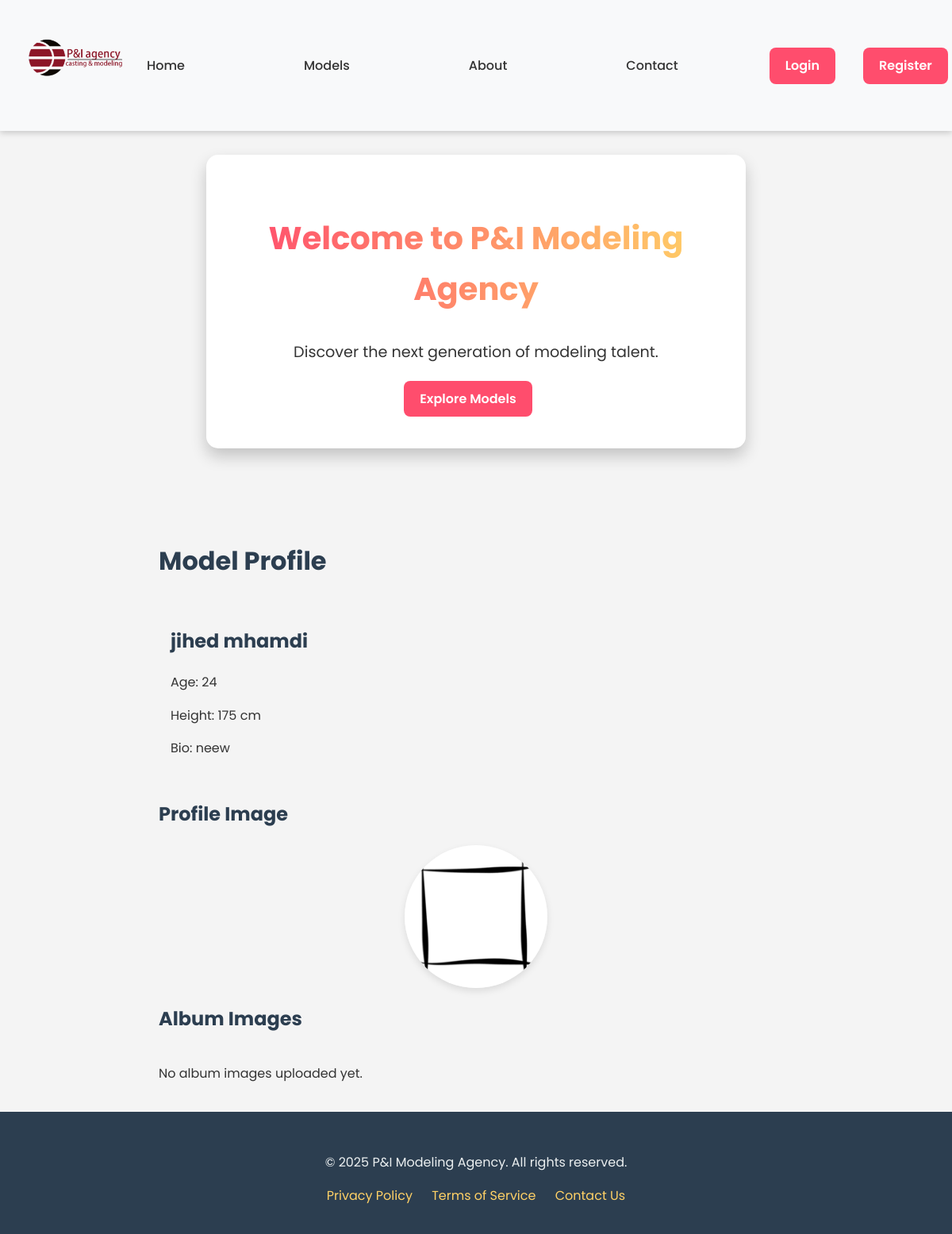
The page /model_profile.php?id=3 on the database its author committed.
### tables this page shows
CREATE TABLE `models` (
  `id` int NOT NULL AUTO_INCREMENT,
  `user_id` int DEFAULT NULL,
  `first_name` varchar(255) DEFAULT NULL,
  `last_name` varchar(255) DEFAULT NULL,
  `age` int DEFAULT NULL,
  `height` float DEFAULT NULL,
  `weight` float DEFAULT NULL,
  `bio` text,
  `profile_image` varchar(255) DEFAULT NULL,
  `profile_image_path` varchar(255) DEFAULT NULL,
  PRIMARY KEY (`id`),
  KEY `models_ibfk_1` (`user_id`),
  CONSTRAINT `models_ibfk_1` FOREIGN KEY (`user_id`) REFERENCES `users` (`id`) ON DELETE CASCADE
);

### model_profile.php (the view, shortened to what this page needs)
<?php
include 'includes/db_connect.php';
include 'includes/header.php';
$model_id = isset($_GET['id']) ? (int)$_GET['id'] : 0;
if ($model_id) {
    $stmt = $pdo->prepare("SELECT * FROM models WHERE id = ?");
    $stmt->execute([$model_id]);
    $model = $stmt->fetch();
    $stmt = $pdo->prepare("SELECT * FROM model_images WHERE model_id = ?");
    $stmt->execute([$model_id]);
    $album_images = $stmt->fetchAll();
}
?>
<!DOCTYPE html>
<html lang="en">
<head>
</head>
<body>
    <div class="container">
        <h1>Model Profile</h1>
        <?php if (isset($_SESSION['user_id']) && $_SESSION['user_type'] === 'model' && (!$model || $_SESSION['user_id'] == $model['user_id'])): ?>
            <form action="model_profile.php" method="post" enctype="multipart/form-data">
                <div class="form-group">
                    <label for="first_name">First Name:</label>
                    <input type="text" id="first_name" name="first_name" value="<?php echo htmlspecialchars($model['first_name'] ?? ''); ?>" required>
                </div>
                <div class="form-group">
                    <label for="last_name">Last Name:</label>
                    <input type="text" id="last_name" name="last_name" value="<?php echo htmlspecialchars($model['last_name'] ?? ''); ?>" required>
                </div>
                <div class="form-group">
                    <label for="age">Age:</label>
                    <input type="number" id="age" name="age" value="<?php echo htmlspecialchars($model['age'] ?? ''); ?>" required>
                </div>
                <div class="form-group">
                    <label for="height">Height (cm):</label>
                    <input type="number" id="height" name="height" step="0.1" value="<?php echo htmlspecialchars($model['height'] ?? ''); ?>" required>
                </div>
                <div class="form-group">
                    <label for="bio">Bio:</label>
                    <textarea id="bio" name="bio"><?php echo htmlspecialchars($model['bio'] ?? ''); ?></textarea>
                </div>
                <div class="form-group">
                    <label for="profile_image">Profile Image:</label>
                    <input type="file" id="profile_image" name="profile_image">
                </div>
                <div class="form-group">
                    <label for="album_images">Album Images:</label>
                    <input type="file" id="album_images" name="album_images[]" multiple>
                </div>
                <button type="submit">Update Profile</button>
            </form>
        <?php else: ?>
            <div class="model-info">
                <h2><?php echo htmlspecialchars($model['first_name'] . ' ' . $model['last_name']); ?></h2>
                <p>Age: <?php echo htmlspecialchars($model['age']); ?></p>
                <p>Height: <?php echo htmlspecialchars($model['height']); ?> cm</p>
                <p>Bio: <?php echo nl2br(htmlspecialchars($model['bio'])); ?></p>
            </div>
        <?php endif; ?>
        <h2>Profile Image</h2>
        <?php if (isset($model['profile_image_path']) && $model['profile_image_path']): ?>
            <img src="<?php echo htmlspecialchars($model['profile_image_path']); ?>" alt="Profile Image" class="profile-image">
        <?php else: ?>
            <p>No profile image uploaded yet.</p>
        <?php endif; ?>
        <h2>Album Images</h2>
        <div class="album-images">
            <?php if (!empty($album_images)): ?>
                <?php foreach ($album_images as $image): ?>
                    <img src="<?php echo htmlspecialchars($image['image_path']); ?>" alt="Album Image" class="album-image">
                <?php endforeach; ?>
            <?php else: ?>
                <p>No album images uploaded yet.</p>
            <?php endif; ?>
        </div>
    </div>
    <?php include 'includes/footer.php'; ?>
</body>
</html>

### assets/css/style.css (style rules this page uses)
:root { --primary-color: #ff4d6d; --secondary-color: #1a1a2e; --accent-color: #ffd166; --text-color: #333333; --background-color: #f8f9fa; --card-background: #ffffff; --footer-background: #2c3e50; --footer-text: #ecf0f1; --nav-hover: #ff4d6d; }
body { font-family: 'Poppins', sans-serif; background-color: var(--background-color); color: var(--text-color); line-height: 1.6; margin: 0; padding: 0; }
.container { max-width: 1200px; margin: 0 auto; padding: 20px; }
.model-info { padding: 15px; }
.profile-image { display: block; width: 180px; height: 180px; border-radius: 50%; object-fit: cover; margin: 20px auto; box-shadow: 0 4px 10px rgba(0, 0, 0, 0.1); }
.album-images { display: grid; grid-template-columns: repeat(auto-fill, minmax(150px, 1fr)); gap: 10px; margin-top: 20px; }

### includes/header.php (style rules this page uses)
:root { --primary-color: #ff4d6d; --secondary-color: #1a1a2e; --accent-color: #ffd166; --text-color: #333333; --background-color: #f8f9fa; --card-background: #ffffff; --footer-background: #2c3e50; --footer-text: #ecf0f1; --nav-hover: #ff4d6d; }
body { font-family: 'Poppins', sans-serif; background-color: var(--background-color); color: var(--text-color); margin: 0; padding: 0; }

### model_profile.php (style rules this page uses)
body { font-family: 'Poppins', sans-serif; line-height: 1.6; color: #333; background-color: #f4f4f4; margin: 0; padding: 0; }
.container { max-width: 800px; margin: 0 auto; padding: 20px; }
h1, h2 { color: #2c3e50; }
.profile-image { max-width: 200px; border-radius: 50%; }
.album-images { display: flex; flex-wrap: wrap; gap: 10px; }

### rows shown on the page
models: first_name+last_name "jihed mhamdi", age "24", height "175", bio "neew", profile_image_path (picture)
